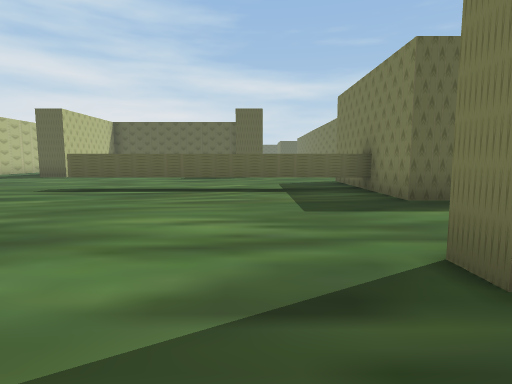
view 1 (above)

24 first-person views from a walk through a Unity game level. The camera is 1.3 m above the floor, tilts 6° down and sees 80° across. The floor is counted in squares, 2 m on a side. Each view is taken from the middle of a square. On the plan, view 1 faces up. The plan holds only what a view shows up to about 10 squares ahead; the rest is blank. The place goes on beyond the plan. The player is left out.

view 2
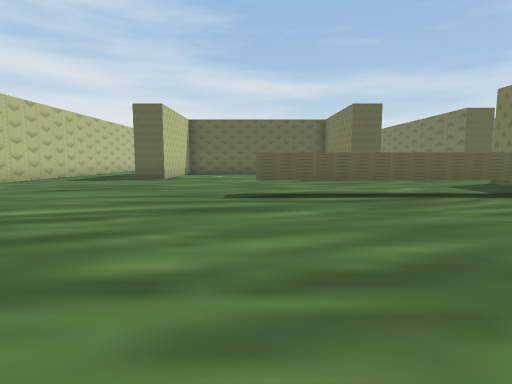

view 3
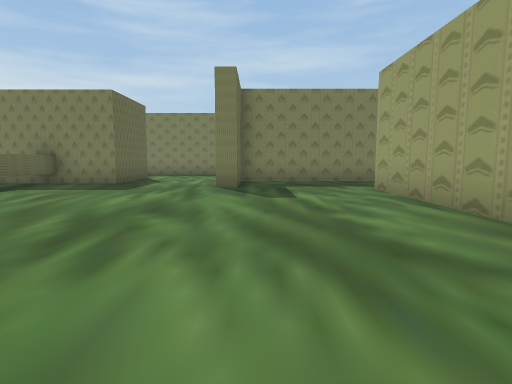

view 4
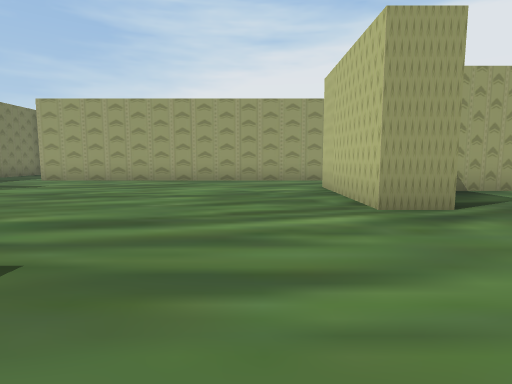

view 5
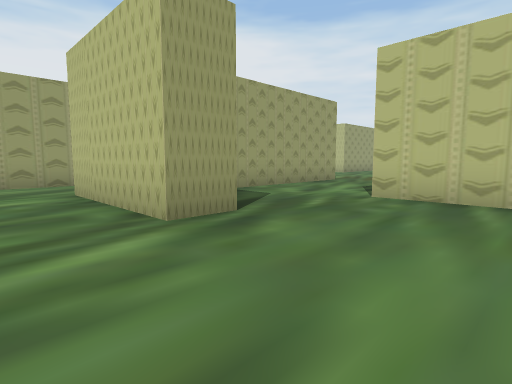

view 6
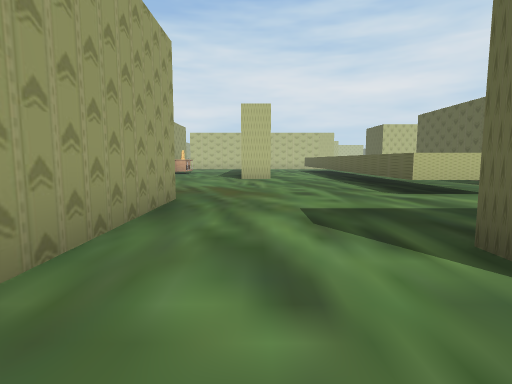

view 7
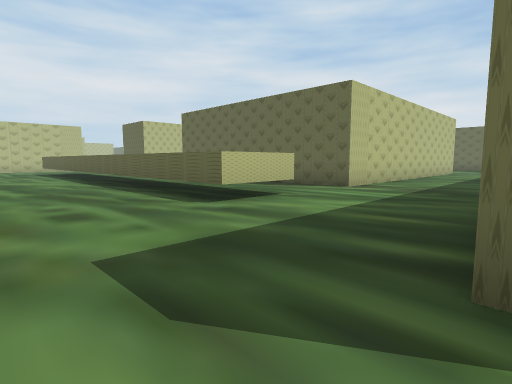

view 8
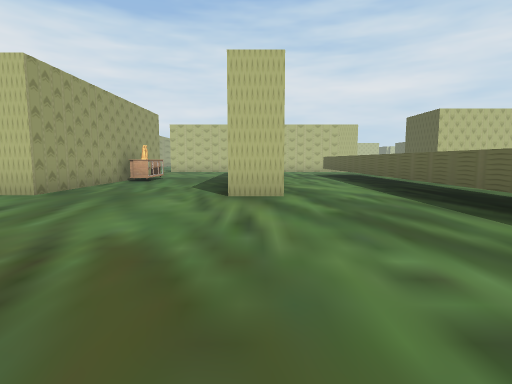

view 9
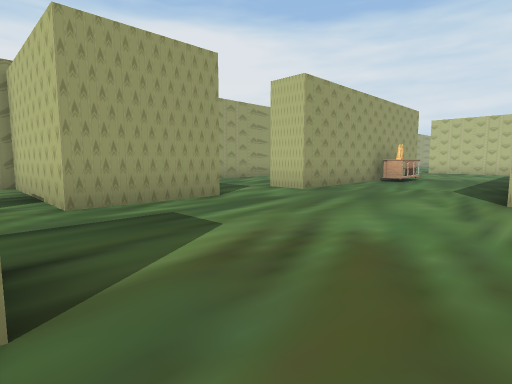

view 10
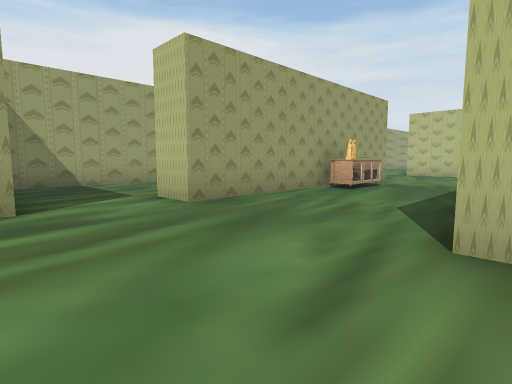

view 11
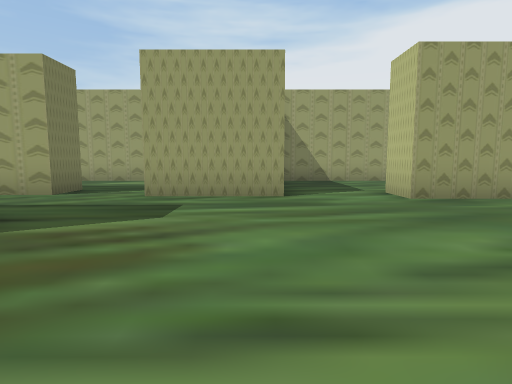

view 12
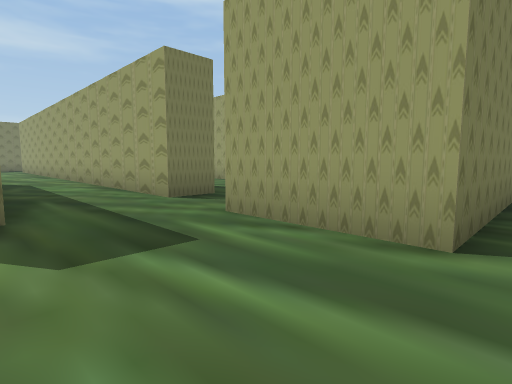

view 13
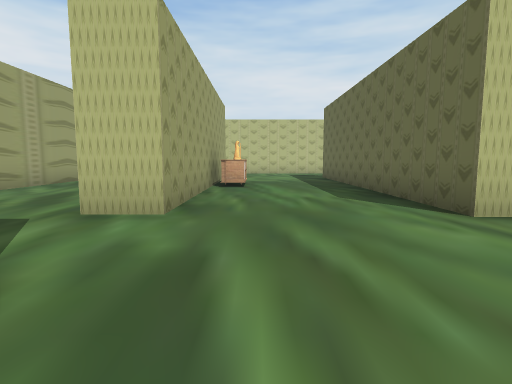

view 14
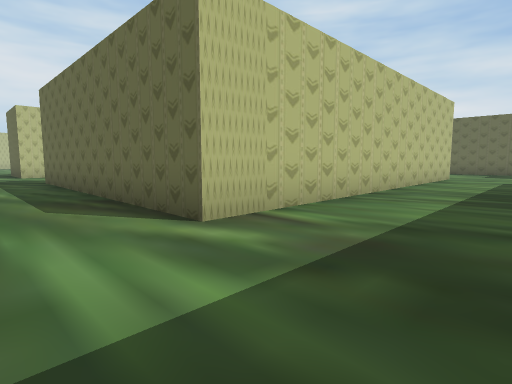

view 15
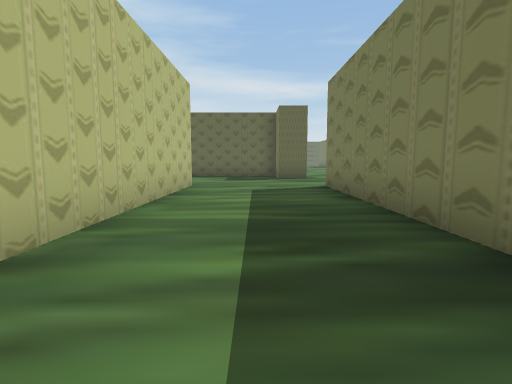

view 16
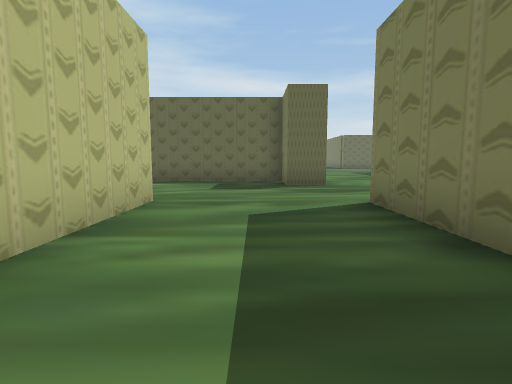

view 17
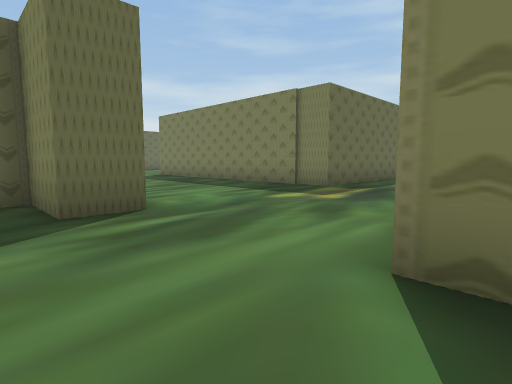

view 18
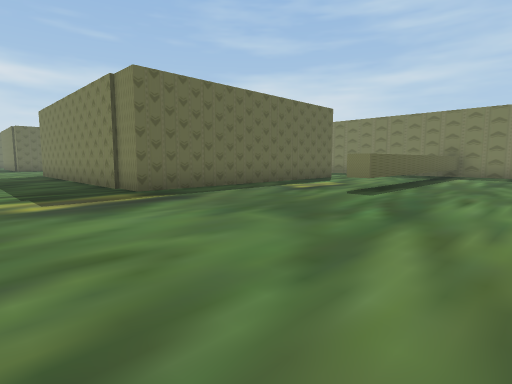

view 19
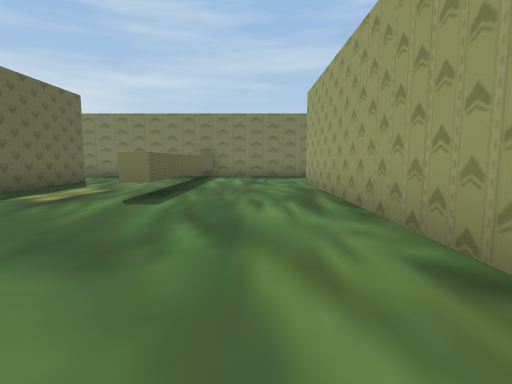

view 20
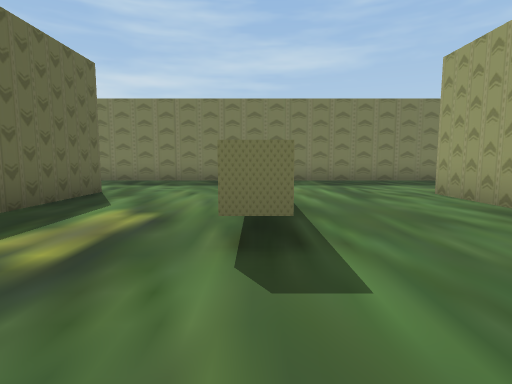

view 21
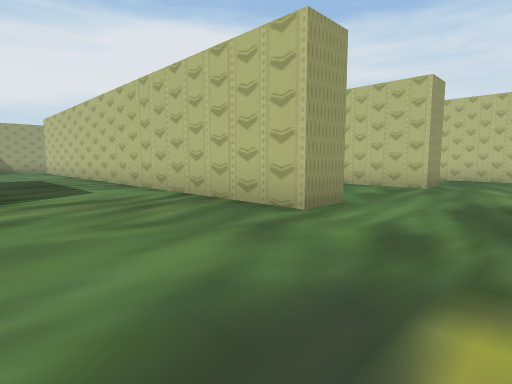

view 22
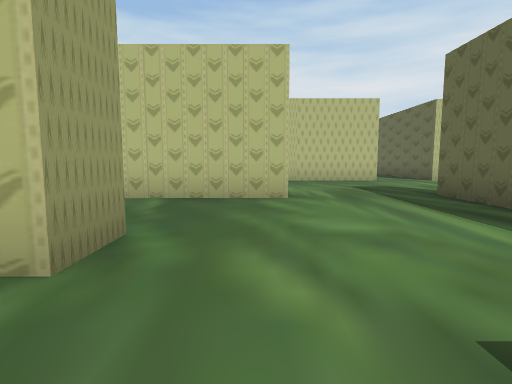

view 23
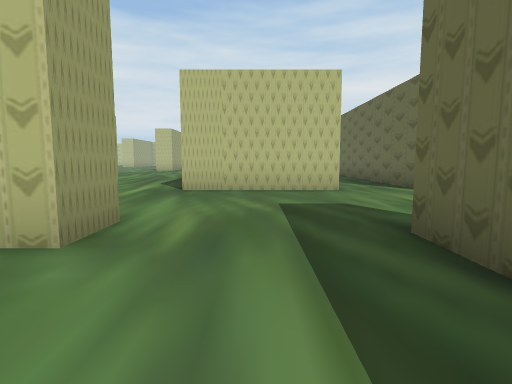

view 24
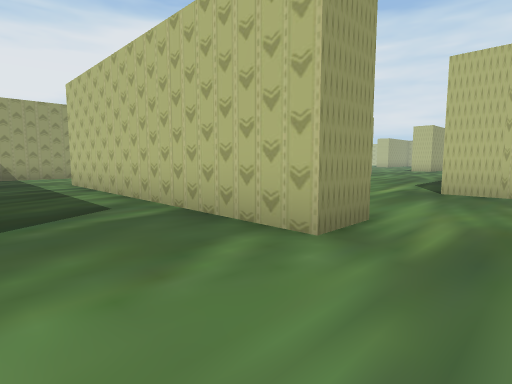

### Floor plan
Key: @ floor where view 1 was taken; # wall or solid block; . floor; T thing the floor can be seen under or through; C cabinet.
Columns run from 27 left of view 1 to 4 right of it. Each row starts with its distance up from view 1.
 27 ####             ...#
 26 ......          ....#
 25   ......####### ....#          #
 24    #..........#.....######## ..#
 23    #..........#................#
 22    #...........................#
 21  ......#.......................#
 20 .....  #................#####  #
 19 ...    #...#...#...............#
 18        #...#...#...............#
 17        #.. #...#...............#
 16        #.. #...#... ########...#
 15        #.. #...#...          ..#
 14         .. #...#...            #
 13         .. #...#...
 12         .. #...#...
 11         .. #...#........
 10   ..########...#...............
  9   ............. ..............#
  8   .............  .............#
  7            #...#........TTTTT##
  6   ##########...#..............#
  5   .............#..............##
  4   .................#............
  3 #######............#............
  2 .................. #.........###
  1 ............########...........#
  0 ...........................@...#
 -1 ##C####........................#
 -2       #..###.###############...#
 -3     .....###..                 #
 -4    ......###....
 -5  ........###....
 -6 ########## ####

Where each view was taken, in squares from view 1:
view 1: 0 up, 0 right, facing up
view 2: 1 up, 4 left, facing up
view 3: 1 up, 6 left, facing right
view 4: 8 up, 6 left, facing down
view 5: 7 up, 6 left, facing down-left
view 6: 3 up, 10 left, facing left
view 7: 3 up, 12 left, facing up-left
view 8: 3 up, 15 left, facing left
view 9: 3 up, 15 left, facing down-left
view 10: 3 up, 18 left, facing down-left
view 11: 4 up, 18 left, facing down
view 12: 1 up, 19 left, facing down-right
view 13: 0 up, 17 left, facing left
view 14: 8 up, 13 left, facing up-left
view 15: 12 up, 14 left, facing up
view 16: 15 up, 14 left, facing up
view 17: 19 up, 14 left, facing up-right
view 18: 17 up, 10 left, facing up-right
view 19: 18 up, 9 left, facing right
view 20: 20 up, 6 left, facing right
view 21: 22 up, 8 left, facing down-left
view 22: 21 up, 14 left, facing left
view 23: 23 up, 17 left, facing left
view 24: 23 up, 17 left, facing down-left
